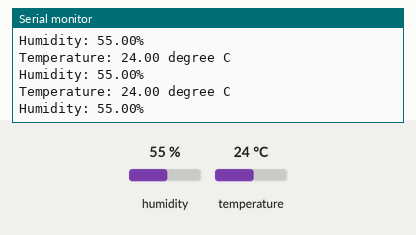
Bench run of a sketch on a simulated Arduino Uno, built with avr-gcc and run on an emulated ATmega328P. On the bench: the last lines printed to the serial monitor. Inputs (shaded band) come from the test bench; at power-on: humidity 55 %, temperature 24 °C.

Above: at 2.8 s.
2.9 s: humidity set to 22 %
At 5.5 s:
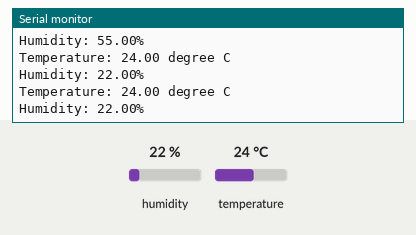
5.6 s: temperature set to 12 °C
At 6.9 s:
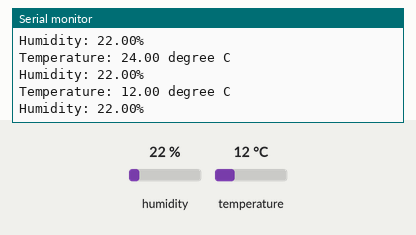
8.3 s: humidity set to 40 %
At 11.7 s:
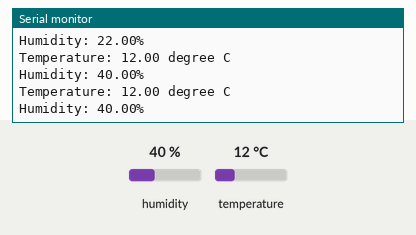
Timing chart, 0 to 13.2 s (numbered marks = the images above; inputs shaded):
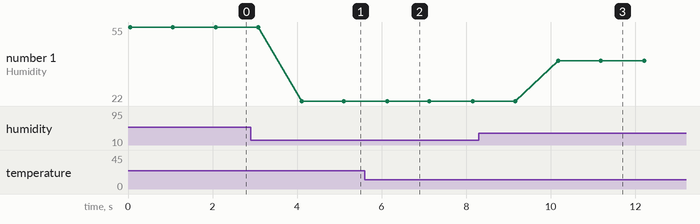

The sketch:

Temp_and_Hum_Nodemcu.ino
```cpp
#include <DHT.h>
#include <DHT_U.h>


int sensorPin = 4;
float temp, hum;
DHT dht(sensorPin, DHT11);
void setup() {
  // put your setup code here, to run once:
  pinMode(sensorPin, INPUT);
  Serial.begin(9600);
}

void loop() {
  // put your main code here, to run repeatedly:
  temp = dht.readTemperature();
  hum = dht.readHumidity();

  Serial.print("Temperature: ");
  Serial.print(temp);
  Serial.println(" degree C");
  Serial.print("Humidity: ");
  Serial.print(hum);
  Serial.println("%");
  delay(1000);
}
```

Measured:
- after the input at 2.9 s, the serial monitor: prints a new line after 1.2 s (image 1)
- after the input at 5.6 s, the serial monitor: prints a new line after 0.50 s (image 2)
- after the input at 8.3 s, the serial monitor: prints a new line after 1.9 s (image 3)
- plotted number 1: 55 → 22 after the input at 2.9 s, 22 → 40 after the input at 8.3 s
